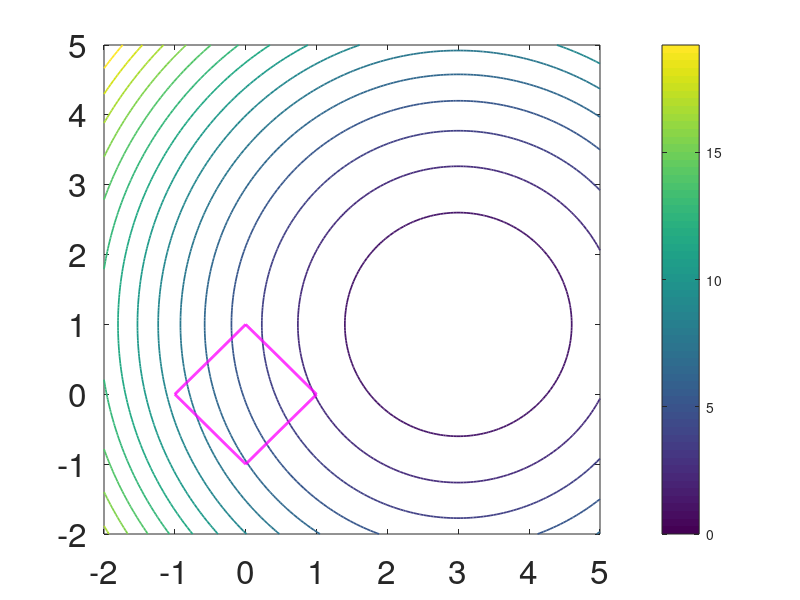

Source code (MATLAB): (Note: this script raises an error after producing the figure.)
clear all
close all
clc

% param�tres du probl�me primal
c = [3 1]';
b = [1 1 1 1]';
A = [1 1; 1 -1;-1 1;-1 -1];

% Trac� de la fonction objectif et des contraintes du probl�me primal
N = 150;
x = linspace(-2, 5, N);
y = linspace(-2, 5, N);
[X,Y] = meshgrid(x, y);
x = reshape(X,N*N,1);
y = reshape(Y,N*N,1);
J = 0.5*(x-c(1)).^2 + 0.5*(y-c(2)).^2;
[val, h]=contour(X, Y, reshape(J, N,N), 15, 'linewidth', 1.25);
%clabel(val,h);
hold on

% contraintes
N = 150;
x = linspace(-1, 1, N);
y = linspace(-1, 1, N);
[X,Y] = meshgrid(x, y);
x = reshape(X,N*N,1);
y = reshape(Y,N*N,1);
ineq = (A * [x y]' - b*ones(1,N*N))';
hold on
contour(X, Y, reshape(ineq(:,1), N,N), [0 0], 'm', 'linewidth', 2);
contour(X, Y, reshape(ineq(:,2), N,N), [0 0], 'm', 'linewidth', 2);
contour(X, Y, reshape(ineq(:,3), N,N), [0 0], 'm', 'linewidth', 2);
contour(X, Y, reshape(ineq(:,4), N,N), [0 0], 'm', 'linewidth', 2);

set(gca,'fontsize', 24)
colorbar



% Resolution du probleme primal par cvx
% Probleme
% minimize    1/2 || theta-C||^2
%               s.t.    A*theta -b <= 0

n = 2;
fprintf( 'Calcul de la solution primale par CVX ... \n\n');
cvx_begin quiet % quiet pour �viter l'affichage des iterations de cvx
    variable theta(n); % declarer que theta est la variable du prob, vecteur de taille n
    minimize 0.5*quad_form(theta - c, eye(n)) % fonction objectif
    A*theta - b <= 0; % contraintes inegalites
cvx_end

fprintf('\n\n Fait ! \n');

% affichage resultats
fprintf('\n\n Solution obtenue : \n');
disp(theta);
plot(theta(1), theta(2), 'ro', 'markersize', 12, 'markerfacecolor','r' )

% valeur de la fonction objectif pour theta optimal
J_theta_primal = quad_form(theta - c, eye(n));

%% resolution du probleme dual

% min 1/2 u'Hu + u'q
% H = AA'
% q = -(Ac-b)
m = size(A,1);
H = A*A';
q = -(A*c-b);
fprintf( 'Calcul de la solution primale par CVX ... \n\n');
cvx_begin quiet
    variable mu(m);
    minimize(0.5*quad_form(mu,H)+q'*mu);
    mu <= 0;
cvx_end

fprintf('\n\n Fait ! \n');
J_theta_dual = -(0.5*quad_form(mu,H)+q'*mu);
% affichage resultats
fprintf('\n\n Solution obtenue : \n');
disp(mu);
% valeur fct duale J_theta_dual